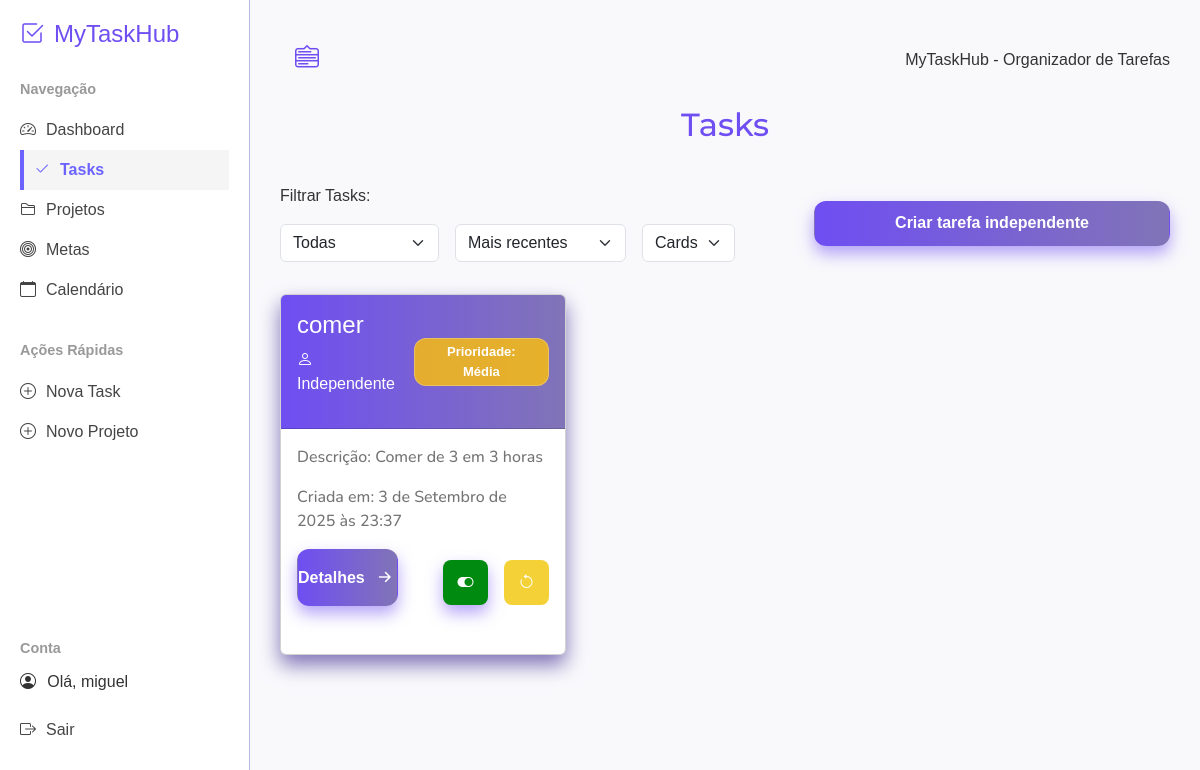
The app's page /tasks (signed in), older data.
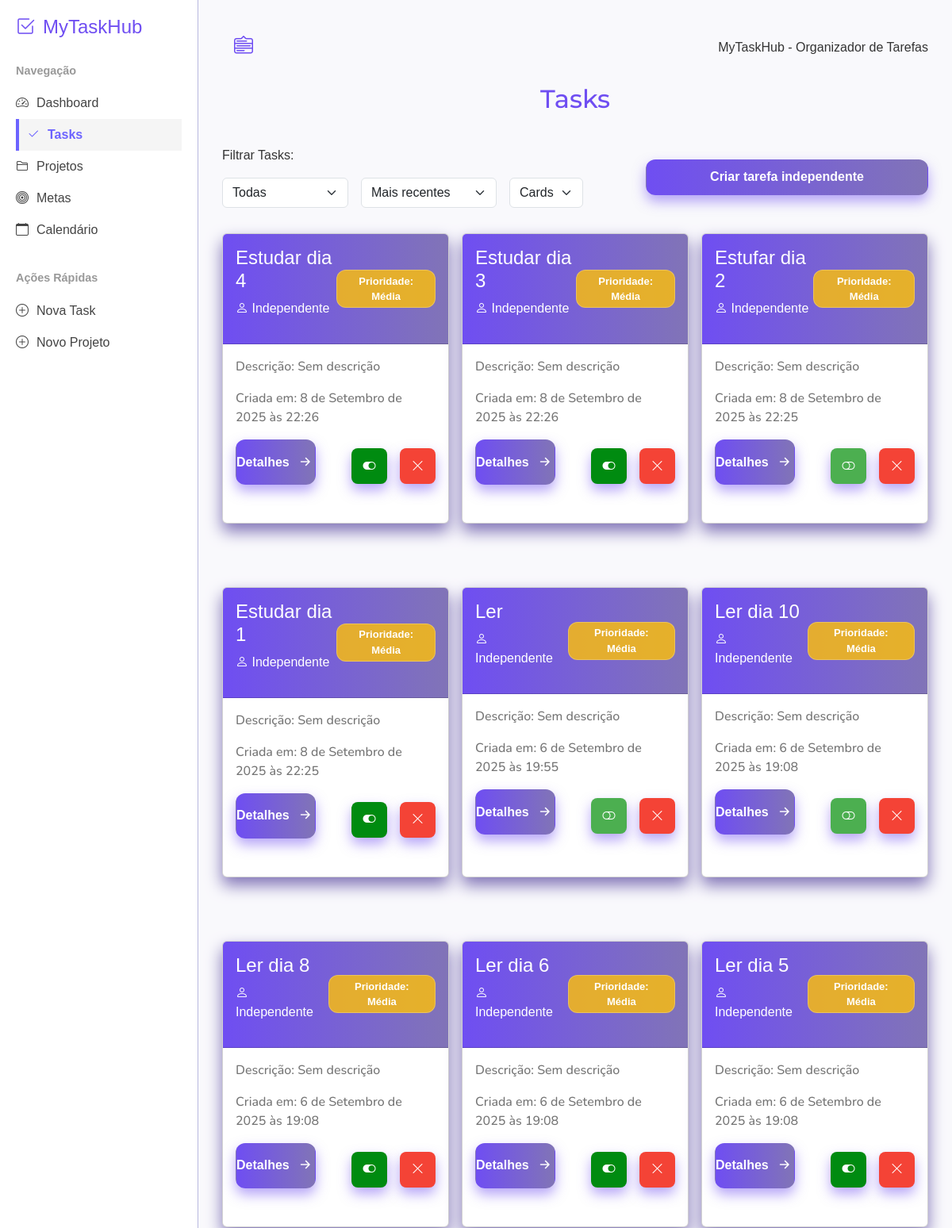
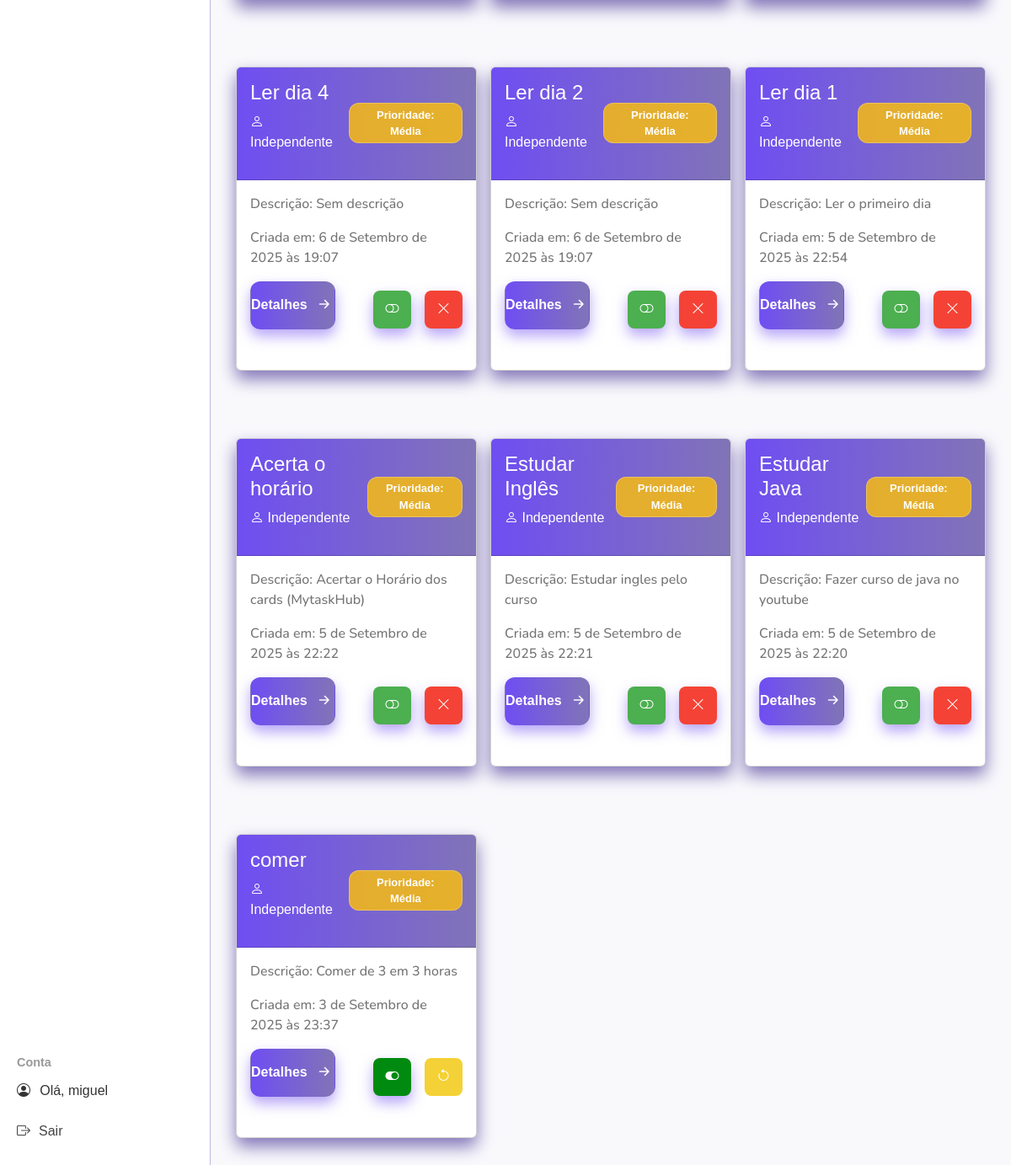
The same page, newer data (2 pictures, top to bottom).
### mytaskhubs/models.py (models this page shows, shortened)
class Task(models.Model):
    owner = models.ForeignKey(User, on_delete=models.CASCADE)
    goal = models.ForeignKey(Goal, related_name='tasks', on_delete=models.CASCADE, blank=True, null=True)
    project = models.ForeignKey(Project, null=True, blank=True, on_delete=models.CASCADE, related_name='project_tasks')
    title = models.CharField(max_length=200)
    description = models.TextField(blank=True, default="Sem descrição")
    completed = models.BooleanField(default=False)
    date_added = models.DateTimeField(auto_now_add=True)
    deleted = models.BooleanField(default=False)
    PRIORIDADE_CHOICES = [
        ('B', 'Baixa'),
        ('M', 'Média'),
        ('A', 'Alta'),
    ]
    prioridade = models.CharField(max_length=1, choices=PRIORIDADE_CHOICES, default='M')

### mytaskhubs/views.py (the view)
# urls.py: path('tasks', views.tasks, name='tasks'),
@login_required
def tasks(request):
    tasks = Task.objects.filter(owner=request.user).order_by('-date_added')
    projects = Project.objects.order_by('date_added')
    return render(request, 'mytaskhubs/tasks.html', {'tasks': tasks, 'projects': projects})

### mytaskhubs/templates/mytaskhubs/tasks.html (shortened to what this page needs)
{% extends "mytaskhubs/base.html" %}
{% load static %}
{% block content %}
<h2 class="titulo-pagina">Tasks</h2>
<div class="btn-and-filter">
<div class="filters">
<label for="">Filtrar Tasks:</label>
<div class="filter-main">
<div class="filter-container">
    <select id="taskFilter" class="filter-select form-select">
      <option value="all">Todas</option>
    </select>
</div>
<div class="filter-container">
   <select id="taskFilter2" class="filter-select form-select">
      <option value="data-desc">Mais recentes</option>
   </select>
</div>
<div class="filter-container">
   <select id="taskFilter3" class="filter-select form-select">
      <option value="cards">Cards</option>
   </select>
</div>
</div>
</div>
<a class="btn" href="{% url 'new_task_no_project' %}">Criar tarefa independente</a>
</div>
<main class="main" id="tasksContainer">
{% for task in tasks %}
  <div class="card"
  data-status="{% if task.deleted %}archived{% elif task.completed %}completed{% else %}active{% endif %}"
  data-date="{{ task.date_added|date:'Y-m-d H:i:s' }}"
  data-prio="{{ task.prioridade }}">
    <div class="card-header">
      <div class="title-task">
      <h4>{{ task.title|truncatewords:3 }}</h4>
        {% if task.project %}
      <p><i class="bi bi-folder2"></i> Projeto: {{ task.project.title }}</p>
          {% elif task.meta %}
      <p><i class="bi bi-bullseye"></i> Meta: {{ task.meta.text|truncatewords:5  }}</p>
        {% else %}
      <p><i class="bi bi-person"> </i> Independente</em></p>
        {% endif %}
      </div>
    <div class="prioridade
     {% if task.prioridade == 'A' %} alta
     {% elif task.prioridade == 'M' %} media
     {% elif task.prioridade == 'B' %} baixa
     {% endif %}">
    <p> Prioridade: {{ task.get_prioridade_display }}</p>
    </div>
    </div>
    <div class="card-body">
    <div class="card-body-status-tasks">
    <p>Descrição: {{ task.description|truncatewords:100 }}</p>
    <p> Criada em: {{ task.date_added }}</p>
    </div>
    <div class="card-body-status-button">
      <a href="{% url 'task' task.id %}" class="btn">
        Detalhes <i class="bi bi-arrow-right-short"></i>
      </a>
      <div class="card-body-status_conclude-close">
        {% if not task.completed and not task.deleted %}
          <form action="{% url 'concluir_task' task.id %}" method="post">
            <button class="btn-concluir" type="submit" title="Concluir Task">
              <i class="bi bi-toggle-off"></i>
            </button>
          </form>
        {% endif %}
        {% if task.completed %}
          <a href="{% url 'task' task.id %}" class="btn-concluido" title="Task Concluída">
            <i class="bi bi-toggle-on"></i>
          </a>
        {% endif %}
        {% if not task.deleted %}
        <form action="{% url 'arquivar_task' task.id %}" method="post">
          <button class="btn-delete" title="Arquivar Task">
            <i class="bi bi-x-lg"></i>
          </button>
        </form>
        {% endif %}
        {% if task.deleted %}
          <form action="{% url 'ativar_task' task.id %}" method="post" style="display:inline;">
            <button class="btn-warning" type="submit" title="Reativar Task">
              <i class="bi bi-arrow-counterclockwise"></i>
            </button>
          </form>
        {% endif %}
      </div>
    </div>
  </div>
</div>
{% empty %}
<div class="no-task-project-goal">
<p>Nenhum Projeto foi adicionado</p>
</div>
{% endfor %}
</main>
{% endblock content %}

### mytaskhubs/templates/mytaskhubs/base.html (shortened to what this page needs)
{% load static %}
<!DOCTYPE html>
<html lang="pt-br">
<head>
    <link href="https://cdn.jsdelivr.net/npm/bootstrap-icons@1.11.3/font/bootstrap-icons.css" rel="stylesheet">
    <link href="https://cdn.jsdelivr.net/npm/bootstrap@5.3.3/dist/css/bootstrap.min.css" rel="stylesheet">
    <link rel="stylesheet" href="{% static 'mytaskhubs/css/style_index.css' %}">
    <link rel="stylesheet" href="{% static 'mytaskhubs/css/style_new_task.css' %}">
    <link rel="stylesheet" href="{% static 'mytaskhubs/css/style_projects.css' %}">
    <link rel="stylesheet" href="{% static 'mytaskhubs/css/style_tasks.css' %}">
    <link rel="stylesheet" href="{% static 'mytaskhubs/css/style_task.css' %}">
    <link rel="stylesheet" href="{% static 'mytaskhubs/css/style_goal.css' %}">
</head>
<body>
  <nav class="sidebar" id="sidebar">
  <div>
    <h2><i class="bi bi-check2-square"></i> MyTaskHub</h2>
    <div class="nav-section">
      <strong>Navegação</strong>
      <a href="{% url 'index' %}"
         class="{% if request.resolver_match.url_name == 'index' %}active{% endif %}">
        <i class="bi bi-speedometer2"></i> Dashboard
      </a>
      <a href="{% url 'tasks' %}"
         class="{% if request.resolver_match.url_name == 'tasks' %}active{% endif %}">
        <i class="bi bi-check2"></i> Tasks
      </a>
      <a href="{% url 'projects' %}"
         class="{% if request.resolver_match.url_name == 'projects' %}active{% endif %}">
        <i class="bi bi-folder2"></i> Projetos
      </a>
      <a href="{% url 'goals' %}"
         class="{% if request.resolver_match.url_name == 'goals' %}active{% endif %}">
        <i class="bi bi-bullseye"></i> Metas
      </a>
      <a href="{% url 'calendario_tasks' %}"
         class="{% if request.resolver_match.url_name == 'calendario_tasks' %}active{% endif %}">
        <i class="bi bi-calendar"></i> Calendário
      </a>
    </div>
      <div class="nav-section">
        <strong>Ações Rápidas</strong>
        <a href="{% url 'new_task_no_project' %}"><i class="bi bi-plus-circle"></i> Nova Task</a>
        <a href="{% url 'new_project' %}"><i class="bi bi-plus-circle"></i> Novo Projeto</a>
      </div>
    </div>
    <div class="nav-section">
      <strong>Conta</strong>
      {% if user.is_authenticated %}
        <p style="display: flex; gap: 0.7rem;"><i class="bi bi-person-circle"></i> Olá, {{ user.username }}</p>
        <a href="{% url 'logout' %}"><i class="bi bi-box-arrow-right"></i> Sair</a>
      {% else %}
        <a href="{% url 'login' %}"><i class="bi bi-box-arrow-in-right"></i> Entrar</a>
        <a href="{% url 'register' %}"><i class="bi bi-person-plus"></i> Cadastrar</a>
      {% endif %}
    </div>
  </nav>
  <main class="content" id="content">
    <div style="display: flex; width: 100%; justify-content: space-between; align-items: center;">
      <button class="toggle-btn" id="toggleBtn">
        <i class="bi-menu-down" style="color: #6f4ef2;"></i>
      </button>
      <p>MyTaskHub - Organizador de Tarefas</p>
    </div>
    {% block content %}{% endblock content %}
  </main>
</body>
</html>

### mytaskhubs/static/mytaskhubs/css/style_index.css (style rules this page uses)
body { font-family: 'Inter', sans-serif; }

### mytaskhubs/static/mytaskhubs/css/style_new_task.css (style rules this page uses)
body { font-family: Impact, Haettenschweiler, 'Arial Narrow Bold', sans-serif; }
.titulo-pagina { text-align: center; color: #6f4ef2; margin-bottom: rem; font-family: 'Montserrat', sans-serif; }

### mytaskhubs/static/mytaskhubs/css/style_projects.css (style rules this page uses)
.main { display: grid; grid-template-columns: 1fr 1fr 1fr; gap: 1rem; }
.card { margin-top: 2rem; margin-bottom: 2rem; padding-bottom: 1rem; background-color: white; box-shadow: 0 10px 20px #8174b7; transition: 0.3s ease-in-out; }
.card-header { background: linear-gradient(90deg, #6f4ef2, #8174b7); color: white; display: flex; align-items: center; padding: 1rem; justify-content: space-between; }
.card-header h4 { color: white; }
.card-body p { font-family: 'Nunito', sans-serif; font-weight: 500; color: rgba(0, 0, 0, 0.545); }
.card-body-status-button { display: flex; gap: 1rem; padding-bottom: 1rem; justify-content: space-between; align-items: center; }
.btn, .btn-concluir, .btn-delete, .btn-concluido, .btn-entry { display: flex; align-items: center; justify-content: center; gap: 0.5rem; font-weight: bold; font-size: 1rem; border-radius: 12px; text-decoration: none; color: white; transition: all 0.3s ease-in-out; cursor: pointer; box-shadow: 0 8px 16px rgba(111,78,242,0.5); }
.btn { background: linear-gradient(90deg, #6f4ef2, #8174b7); padding: 0.6rem 1.5rem; width: 40%; }
.btn-concluir, .btn-concluido, .btn-delete, .btn-secondary, .btn-success, .btn-warning { width: 45px; height: 45px; padding: 0; border: none; border-radius: 8px; display: inline-flex; align-items: center; justify-content: center; }
.btn-concluir { background-color: #4CAF50; }
.btn-concluido { background-color: rgb(0, 139, 16); }
.btn-delete { background-color: #f44336; }
.btn-warning { background-color: #f4d136; color: white; transition: 0.3s ease-in; }
.btn-warning > i { transition: transform 0.4s ease-in-out; }
.card-body-status_conclude-close { display: flex; justify-content: flex-end; gap: 1rem; align-items: center; margin-top: 10px; }
.card-body-status_conclude-close form { margin: 0; padding: 0; }
.bi-arrow-right-short { color: white; font-size: 1.5rem; transition: 0.3s ease-in; }
.form-select { width: 30%; }
.filter-select { width: 100%; }
.btn-and-filter { padding-top: 2rem; display: flex; align-items: center; justify-content: space-between; }
.filters { display: flex; flex-direction: column; }
.filter-main { display: flex; gap: 1rem; padding-top: 1rem; }

### mytaskhubs/static/mytaskhubs/css/style_tasks.css (style rules this page uses)
.card-body-status-tasks { display: flex; flex-direction: column; }
.title-task { display: flex; flex-direction: column; }
.prioridade { display: flex; align-items: center; justify-content: center; border: 1px solid rgba(255, 255, 255, 0.236); border-radius: 12px; max-height: 3rem; padding: 5px; }
.media { background-color: rgba(255, 193, 7, 0.8); color: white; }
.prioridade p { width: 100%; text-align: center; margin: 0; padding: 0 0.5rem 0 0.5rem; font-size: small; font-weight: bolder; }

### mytaskhubs/templates/mytaskhubs/base.html (style rules this page uses)
* { margin: 0; padding: 0; box-sizing: border-box; }
body { font-family: "Poppins", sans-serif; display: flex; min-height: 100vh; background-color: #f9f9fc; color: #333; }
.sidebar { width: 250px; background-color: #fff; border-right: 1px solid #6f6fbd7b; padding: 20px; display: flex; flex-direction: column; justify-content: space-between; position: fixed; top: 0; bottom: 0; left: 0; transition: ease 0.3s; }
.sidebar h2 { font-size: 1.5rem; margin-bottom: 30px; display: flex; align-items: center; gap: 10px; color: #6f4ef2; }
.sidebar strong { display: block; margin-bottom: 10px; font-size: 0.9rem; color: #999; }
.sidebar .nav-section { margin-bottom: 30px; }
.sidebar a { display: flex; align-items: center; gap: 10px; color: #444; text-decoration: none; padding: 8px 0; font-weight: 500; }
.toggle-btn { position: relative; display: inline-block; font-size: 24px; background-color: transparent; color: white; border: none; padding: 10px 15px; cursor: pointer; border-radius: 8px; margin-bottom: 20px; z-index: auto; }
.content { margin-left: 250px; padding: 30px; flex: 1; transition: margin-left 0.3s ease; }
.sidebar a.active { font-weight: bold; color: #6c63ff; border-left: 4px solid #6c63ff; background-color: #f5f5f5; padding-left: 10px; }

Row changes from the older to the newer data that the page shows:
added Task: title "Estudar dia 4", shows "Independente", prioridade "Média", description "Sem descrição", date_added "8 de Setembro de 2025 às 22:26", completed True (drawn), deleted False (drawn)
added Task: title "Estudar dia 3", shows "Independente", prioridade "Média", description "Sem descrição", date_added "8 de Setembro de 2025 às 22:26", completed True (drawn), deleted False (drawn)
added Task: title "Estufar dia 2", shows "Independente", prioridade "Média", description "Sem descrição", date_added "8 de Setembro de 2025 às 22:25", completed False (drawn), deleted False (drawn)
added Task: title "Estudar dia 1", shows "Independente", prioridade "Média", description "Sem descrição", date_added "8 de Setembro de 2025 às 22:25", completed True (drawn), deleted False (drawn)
added Task: title "Ler", shows "Independente", prioridade "Média", description "Sem descrição", date_added "6 de Setembro de 2025 às 19:55", completed False (drawn), deleted False (drawn)
added Task: title "Ler dia 10", shows "Independente", prioridade "Média", description "Sem descrição", date_added "6 de Setembro de 2025 às 19:08", completed False (drawn), deleted False (drawn)
added Task: title "Ler dia 8", shows "Independente", prioridade "Média", description "Sem descrição", date_added "6 de Setembro de 2025 às 19:08", completed True (drawn), deleted False (drawn)
added Task: title "Ler dia 6", shows "Independente", prioridade "Média", description "Sem descrição", date_added "6 de Setembro de 2025 às 19:08", completed True (drawn), deleted False (drawn)
added Task: title "Ler dia 5", shows "Independente", prioridade "Média", description "Sem descrição", date_added "6 de Setembro de 2025 às 19:08", completed True (drawn), deleted False (drawn)
added Task: title "Ler dia 4", shows "Independente", prioridade "Média", description "Sem descrição", date_added "6 de Setembro de 2025 às 19:07", completed False (drawn), deleted False (drawn)
added Task: title "Ler dia 2", shows "Independente", prioridade "Média", description "Sem descrição", date_added "6 de Setembro de 2025 às 19:07", completed False (drawn), deleted False (drawn)
added Task: title "Ler dia 1", shows "Independente", prioridade "Média", description "Ler o primeiro dia", date_added "5 de Setembro de 2025 às 22:54", completed False (drawn), deleted False (drawn)
added Task: title "Acerta o horário", shows "Independente", prioridade "Média", description "Acertar o Horário dos cards (MytaskHub)", date_added "5 de Setembro de 2025 às 22:22", completed False (drawn), deleted False (drawn)
added Task: title "Estudar Inglês", shows "Independente", prioridade "Média", description "Estudar ingles pelo curso", date_added "5 de Setembro de 2025 às 22:21", completed False (drawn), deleted False (drawn)
added Task: title "Estudar Java", shows "Independente", prioridade "Média", description "Fazer curso de java no youtube", date_added "5 de Setembro de 2025 às 22:20", completed False (drawn), deleted False (drawn)
